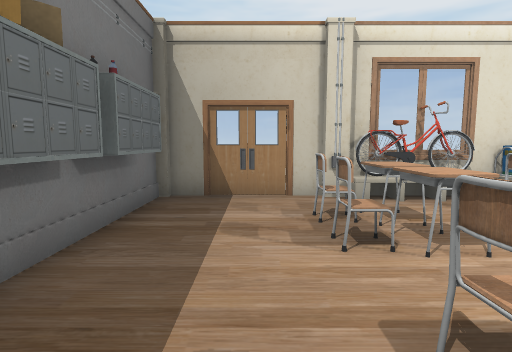
[1] (above)

13 first-person views from a walk through a Unity game level. The camera is 1.2 m above the floor, tilts 6° down and sees 80° across. The floor is counted in squares, 1 m on a side. Each view is taken from the middle of a square. On the plan, view 1 faces up. The plan holds only what a view shows up to about 13 squares ahead; the rest is blank. The player is left out. Some surface patterns are stand-ins.

[2]
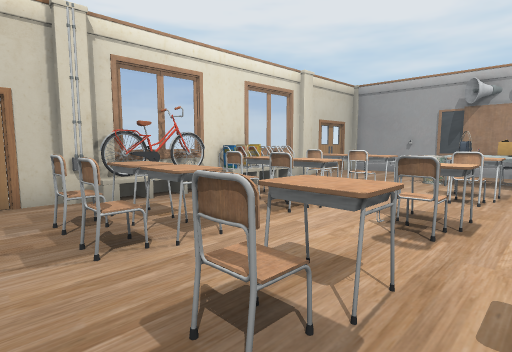

[3]
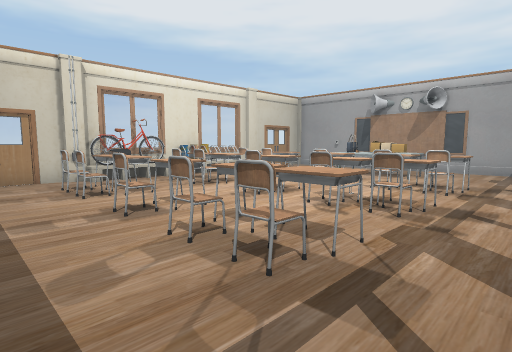

[4]
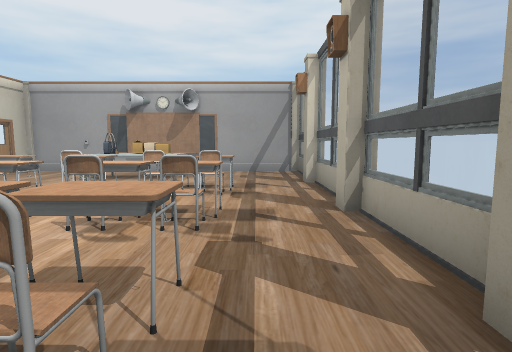

[5]
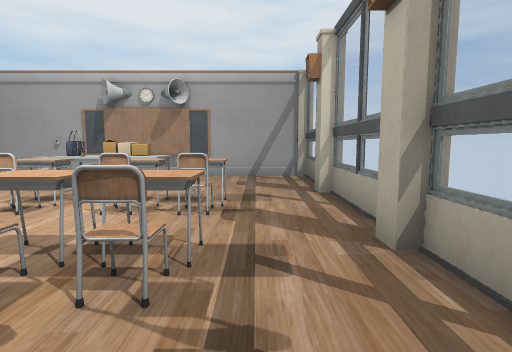

[6]
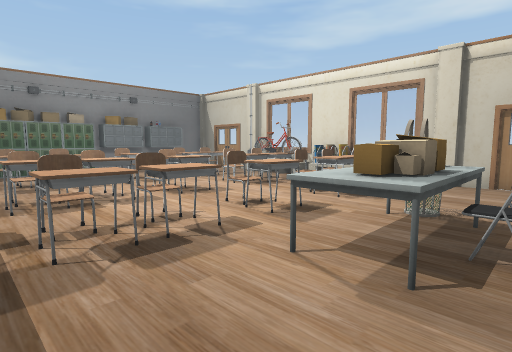

[7]
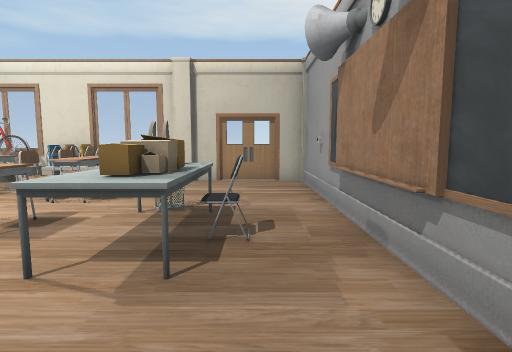

[8]
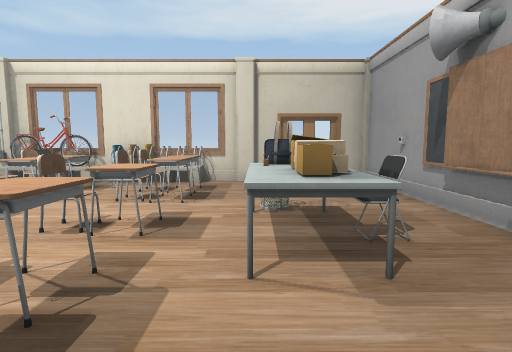

[9]
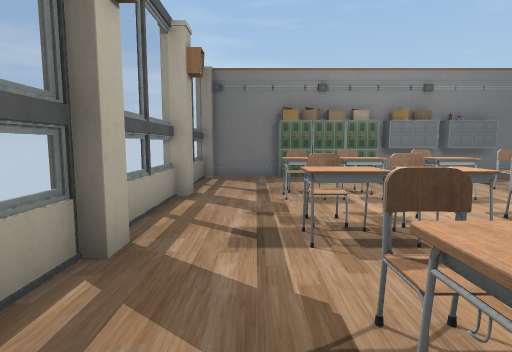

[10]
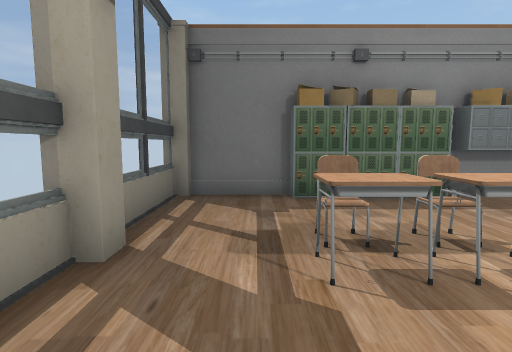

[11]
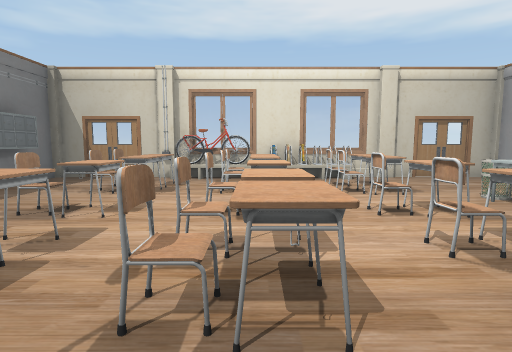

[12]
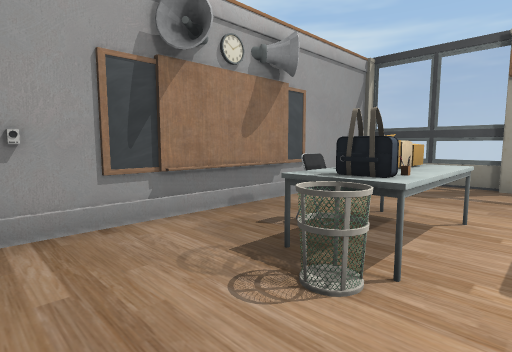

[13]
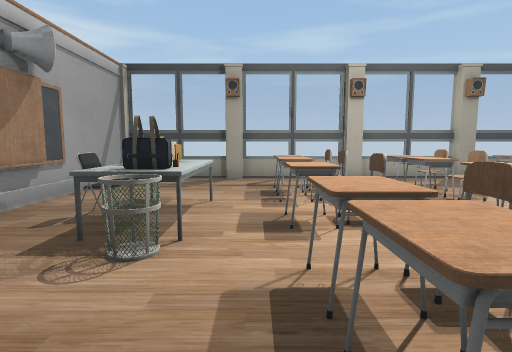

### Floor plan
Points are (right, up) in squares from view 1. A wall is a line through its corners. A room is listed if a view was taken in it or the views show most of it. See-through windows are left out.
Room 1 (views 1, 2, 3, 4, 5, 6, 7, 8, 9, 10, 11, 12, 13)
walls: (5.6, 7.1) (3.5, 7.1); (9.5, 7.1) (8.4, 7.1); (1.5, 7.1) (-2, 7.1); (13.6, 2.4) (13.6, 7.1) (10.4, 7.1); (-2.3, -2.5) (-2.3, -4.5); (13.6, -4.5) (13.6, 0.6); (-1.5, -4.9) (13.5, -4.9); (-2.3, 6.9) (-2.3, 5.4)
objects: other object (-2, -2) to (-2, -1); other object (-2, 0); other object (-2, 1); other object (-2, 2) to (-2, 3); other object (-2, 4) to (-2, 5); other object (1, -2); other object (1, -1); other object (1, 1); other object (1, 4); other object (1, 5); other object (2, -5); other object (2, -2); other object (2, -1) to (2, 0); other object (2, 1) to (2, 2); other object (2, 3) to (2, 4); other object (2, 5); other object (2, 7); other object (3, 7); other object (4, -2); other object (4, -1); other object (4, 1); other object (4, 3); other object (4, 5); other object (5, -2) to (5, -1); other object (5, 0); other object (5, 1) to (5, 2); other object (5, 3) to (5, 4); other object (5, 5); other object (6, -5); other object (6, 7); other object (7, -2); other object (7, -1); other object (7, 1); other object (7, 4); other object (7, 5); other object (7, 7); other object (8, -2) to (8, -1); other object (8, 0); other object (8, 1) to (8, 2); other object (8, 3) to (8, 4); other object (8, 5); other object (8, 7); other object (10, -5); other object (10, 0) to (11, 2); other object (10, 3) to (11, 3); other object (10, 7); other object (12, 1)

Positions as (right, up) in squares from view 1, and headings:
1: (0, 0), facing up
2: (0, 0), facing up-right
3: (-1, -4), facing up-right
4: (0, -3), facing right
5: (2, -3), facing right
6: (12, -3), facing up-left
7: (12, -3), facing up
8: (10, -3), facing up
9: (9, -3), facing left
10: (5, -3), facing left
11: (5, -4), facing up
12: (9, 5), facing down-right
13: (9, 6), facing down
